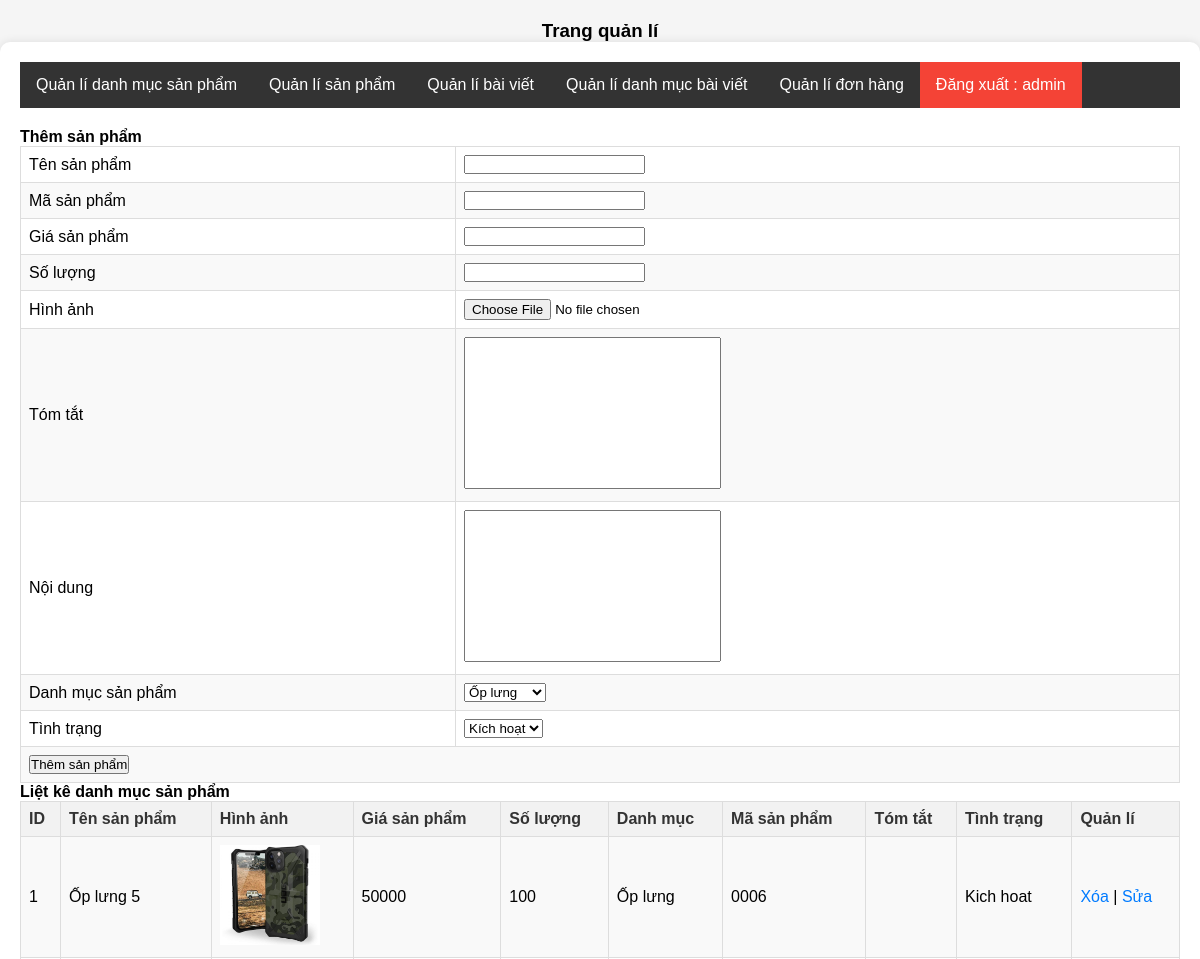
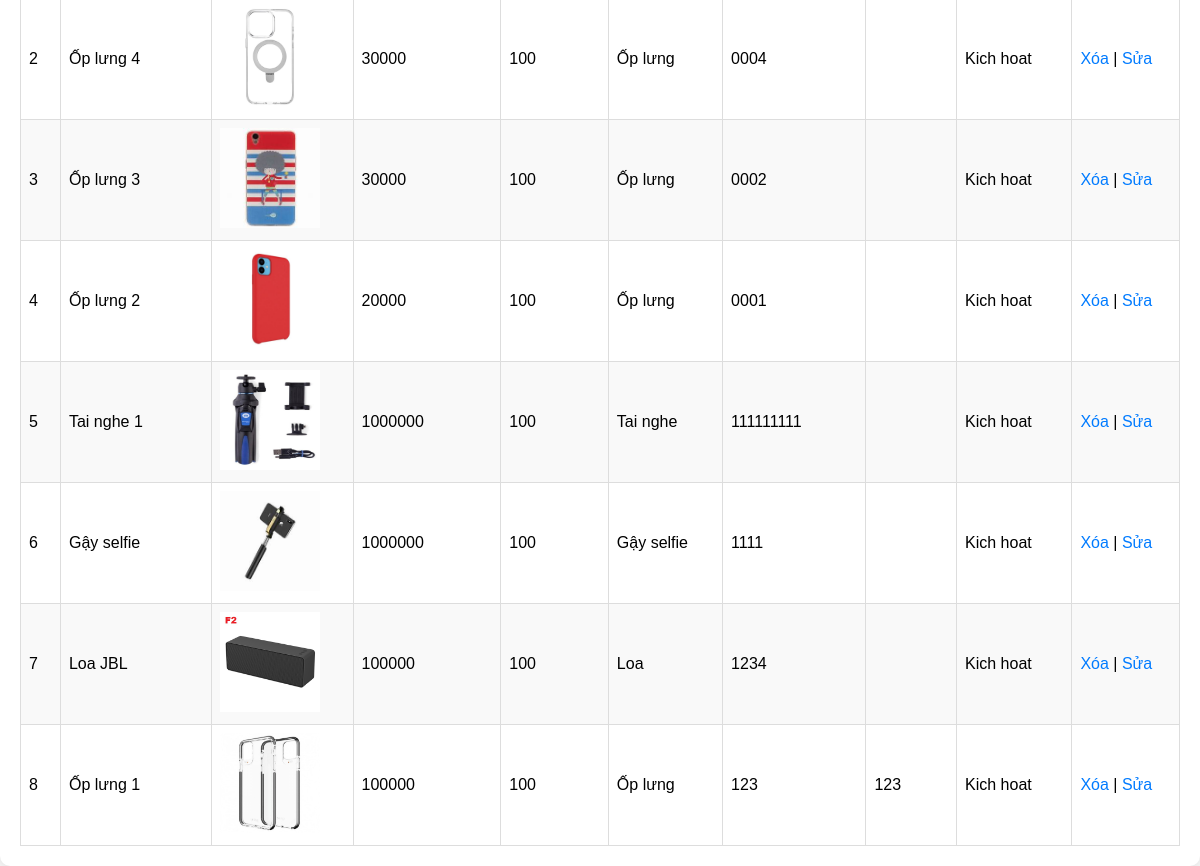
Page /HoangAnhStore/admincp/index.php?action=quanlisanpham&query=them (signed in) on the committed database (2 pictures, top to bottom).
### tables this page shows
CREATE TABLE `tbl_sanpham` (
  `id_sanpham` int(11) NOT NULL,
  `tensp` varchar(100) NOT NULL,
  `masp` varchar(100) NOT NULL,
  `giasp` varchar(100) NOT NULL,
  `soluong` int(100) NOT NULL,
  `hinhanh` varchar(100) NOT NULL,
  `tomtat` text NOT NULL,
  `noidung` text NOT NULL,
  `id_danhmuc` varchar(100) NOT NULL,
  `tinhtrang` int(11) NOT NULL
);

CREATE TABLE `tbl_danhmuc` (
  `id_danhmuc` int(11) NOT NULL,
  `tendanhmuc` varchar(100) NOT NULL,
  `thutu` int(11) NOT NULL
);

### HoangAnhStore/admincp/modules/quanlisp/lietke.php (the view)
<?php
    $sql_lietke_sanpham = "select * from tbl_sanpham,tbl_danhmuc where tbl_sanpham.id_danhmuc = tbl_danhmuc.id_danhmuc order by id_sanpham desc";
    $query_lietke_sanpham = mysqli_query($mysqli,$sql_lietke_sanpham);
?>
<h4>Liệt kê danh mục sản phẩm</h4>
<table class="ListTable"  border="1" width="100%" style="border-collapse: collapse;">
    <tr>
        <th>ID</th>
        <th>Tên sản phẩm</th>
        <th>Hình ảnh</th>
        <th>Giá sản phẩm</th>
        <th>Số lượng</th>
        <th>Danh mục</th>
        <th>Mã sản phẩm</th>
        <th>Tóm tắt</th>
        <th>Tình trạng</th>
        <th>Quản lí</th>
    </tr>
<?php
    $i = 0;
    while($row = mysqli_fetch_array($query_lietke_sanpham))
    {
        $i++;
?>
    <tr>
        <td><?php echo $i ?></td>
        <td><?php echo $row['tensp'] ?></td>
        <td><img src="modules/quanlisp/uploads/<?php echo $row['hinhanh'] ?>" alt="" width=100px height = 100px></td>
        <td><?php echo $row['giasp'] ?></td>
        <td><?php echo $row['soluong'] ?></td>
        <td><?php echo $row['tendanhmuc'] ?></td>
        <td><?php echo $row['masp'] ?></td>
        <td><?php echo $row['tomtat'] ?></td>
        <td><?php if($row['tinhtrang']==1){
            echo 'Kich hoat';
        } else {
            echo 'An';
        }
        ?>
        </td>
        <td>
            <a href="modules/quanlisp/xuli.php?idsanpham=<?php echo $row['id_sanpham'] ?>">Xóa</a> | <a  href="?action=quanlisanpham&query=sua&idsanpham=<?php echo $row['id_sanpham'] ?>">Sửa</a>
        </td>
    </tr>
<?php
    }
?>
</table>

### HoangAnhStore/admincp/index.php (shortened to what this page needs)
<!DOCTYPE html>
<html lang="en">
<head>
    <link rel="stylesheet"  href="css/styleadmincp.css">
</head>
<body>
    <h3>Trang quản lí</h3>
    <div class="wrapper">
    <?php
            include("modules/menu.php");
            include("modules/main.php");
        ?>
    </div>
</body>
</html>

### HoangAnhStore/admincp/modules/menu.php (shortened to what this page needs)
<ul class="admincp_list">
    <li><a href="index.php?action=quanlidanhmucsanpham&query=them">Quản lí danh mục sản phẩm</a></li>
    <li><a href="index.php?action=quanlisanpham&query=them"> Quản lí sản phẩm</a></li>
    <li><a href="index.php?action=quanlibaiviet&query=them">Quản lí bài viết</a></li>
    <li><a href="index.php?action=quanlidanhmucbaiviet&query=them">Quản lí danh mục bài viết</a></li>
    <li><a href="index.php?action=quanlidonhang&query=lietke">Quản lí đơn hàng</a></li>
    <li><a href="index.php?dangxuat=1"> Đăng xuất : <?php if(isset($_SESSION['dangnhap'])){
        echo $_SESSION['dangnhap'];
}?> </a></li>
</ul>

### HoangAnhStore/admincp/modules/main.php (shortened to what this page needs)
<div class="main">
    <?php
        if(isset($_GET['action']) && $_GET['query']){
            $tam = $_GET['action'];
            $query = $_GET['query'];
        }else{
            $tam = '';
        }
        if($tam=='quanlidanhmucsanpham' && $query=='them'){
            include("modules/quanlidanhmucsp/them.php");
            include("modules/quanlidanhmucsp/lietke.php");
        }elseif($tam=='quanlidanhmucsanpham' && $query=='sua'){
            include("modules/quanlidanhmucsp/sua.php");
        }elseif($tam=='quanlisanpham' && $query=='them'){
            include("modules/quanlisp/them.php");
            include("modules/quanlisp/lietke.php");
        }elseif($tam=='quanlisanpham' && $query=='sua'){
            include("modules/quanlisp/sua.php");
        }elseif($tam=='quanlidonhang' && $query=='lietke'){
            include("modules/quanlidonhang/lietke.php");
        }elseif($tam=='donhang' && $query=='xemdonhang'){
            include("modules/quanlidonhang/xemdonhang.php");
        }elseif($tam=='quanlidanhmucbaiviet' && $query=='them'){
            include("modules/quanlidanhmucbaiviet/them.php");
            include("modules/quanlidanhmucbaiviet/lietke.php");
        }elseif($tam=='quanlidanhmucbaiviet' && $query=='sua'){
            include("modules/quanlidanhmucbaiviet/sua.php");
        }elseif($tam=='quanlibaiviet' && $query=='them'){
            include("modules/quanlibaiviet/them.php");
            include("modules/quanlibaiviet/lietke.php");
        }elseif($tam=='quanlibaiviet' && $query=='sua'){
            include("modules/quanlibaiviet/sua.php");
        }else{
            include("modules/dashboard.php");
        }
    ?>
</div>

### HoangAnhStore/admincp/modules/quanlisp/them.php (shortened to what this page needs)
<h4>Thêm sản phẩm</h4>
<table class="ListTable" border="1" width="100%" style="border-collapse: collapse;">
  <form method="POST" action="modules/quanlisp/xuli.php" enctype="multipart/form-data">
    <tr>
        <td>Tên sản phẩm</td>
        <td><input type="text" name="tensp" id=""></td>
    </tr>
    <tr>
        <td>Mã sản phẩm</td>
        <td><input type="text" name="masp"></td>
    </tr>
    <tr>
        <td>Giá sản phẩm</td>
        <td><input type="text" name="giasp" id=""></td>
    </tr>
    <tr>
        <td>Số lượng</td>
        <td><input type="text" name="soluong" id=""></td>
    </tr>
    <tr>
        <td>Hình ảnh</td>
        <td><input type="file" name="hinhanh" id=""></td>
    </tr>
    <tr>
        <td>Tóm tắt</td>
        <td><textarea name="tomtat" id="" cols="30" rows="10" style="resize: none"></textarea></td>
    </tr>
    <tr>
        <td>Nội dung</td>
        <td><textarea name="noidung" id="" cols="30" rows="10" style="resize: none"></textarea></td>
    </tr>
    <tr>
        <td>Danh mục sản phẩm</td>
        <td>
          <select name="danhmuc" id="">
            <?php
            $sql_danhmuc = "select * from tbl_danhmuc order by id_danhmuc desc";
            $query_danhmuc = mysqli_query($mysqli, $sql_danhmuc);
            while($row_danhmuc = mysqli_fetch_array($query_danhmuc)){
            ?>
            <option value="<?php echo $row_danhmuc['id_danhmuc'] ?>"> <?php echo $row_danhmuc['tendanhmuc'] ?> </option>
            <?php
            }
            ?>
          </select>
        </td>
    </tr>
    <tr>
        <td>Tình trạng</td>
        <td>
          <select name="tinhtrang" id="">
            <option value="1">Kích hoạt</option>
          </select>
        </td>
    </tr>
    <tr>
        <td colspan="2"><input type="submit" name="themsanpham" value="Thêm sản phẩm"></td>
    </tr>
  </form>
</table>

### HoangAnhStore/admincp/css/styleadmincp.css (style rules this page uses)
* { margin: 0; padding: 0; box-sizing: border-box; }
html, body { width: 100%; height: 100%; }
body { font-family: Arial, sans-serif; background-color: #f5f5f5; margin: 0; padding: 0; }
h3 { text-align: center; margin-top: 20px; }
.wrapper { width: 100%; max-width: 100%; margin: 0 auto; padding: 20px; background-color: #fff; border-radius: 10px; box-shadow: 0 0 10px rgba(0, 0, 0, 0.1); }
.admincp_list { list-style-type: none; padding: 0; margin-bottom: 20px; background-color: #333; overflow: hidden; }
.admincp_list li { float: left; }
.admincp_list li a { display: block; color: white; text-align: center; padding: 14px 16px; text-decoration: none; transition: background-color 0.3s; }
.admincp_list li:last-child { border-right: none; }
.admincp_list li:last-child a { background-color: #f44336; }
.ListTable { width: 100%; border-collapse: collapse; }
.ListTable th, .ListTable td { border: 1px solid #ddd; padding: 8px; }
.ListTable th { background-color: #f2f2f2; color: #333; text-align: left; }
.ListTable tr:nth-child(even) { background-color: #f9f9f9; }
.ListTable a { text-decoration: none; color: #007bff; }

### rows in the picture
tbl_sanpham: tensp "Ốp lưng 5", hinhanh (picture), giasp "50000", soluong "100", id_danhmuc.tendanhmuc "Ốp lưng", masp "0006", tinhtrang "Kich hoat"
tbl_sanpham: tensp "Ốp lưng 4", hinhanh (picture), giasp "30000", soluong "100", id_danhmuc.tendanhmuc "Ốp lưng", masp "0004", tinhtrang "Kich hoat"
tbl_sanpham: tensp "Ốp lưng 3", hinhanh (picture), giasp "30000", soluong "100", id_danhmuc.tendanhmuc "Ốp lưng", masp "0002", tinhtrang "Kich hoat"
tbl_sanpham: tensp "Ốp lưng 2", hinhanh (picture), giasp "20000", soluong "100", id_danhmuc.tendanhmuc "Ốp lưng", masp "0001", tinhtrang "Kich hoat"
tbl_sanpham: tensp "Tai nghe 1", hinhanh (picture), giasp "1000000", soluong "100", id_danhmuc.tendanhmuc "Tai nghe", masp "111111111", tinhtrang "Kich hoat"
tbl_sanpham: tensp "Gậy selfie", hinhanh (picture), giasp "1000000", soluong "100", id_danhmuc.tendanhmuc "Gậy selfie", masp "1111", tinhtrang "Kich hoat"
tbl_sanpham: tensp "Loa JBL", hinhanh (picture), giasp "100000", soluong "100", id_danhmuc.tendanhmuc "Loa", masp "1234", tinhtrang "Kich hoat"
tbl_sanpham: tensp "Ốp lưng 1", hinhanh (picture), giasp "100000", soluong "100", id_danhmuc.tendanhmuc "Ốp lưng", masp "123", tomtat "123", tinhtrang "Kich hoat"

### other values in the picture
$_SESSION['dangnhap'] "admin"
form field danhmuc "Ốp lưng"
